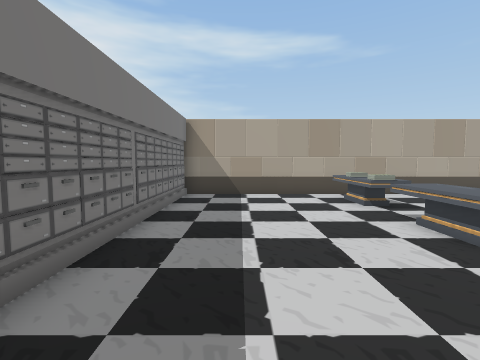
View 1 (above)

21 first-person views from a walk through a Unity game level. The camera is 1.3 m above the floor, tilts 4° down and sees 85° across. The floor is counted in squares, 1 m on a side. Each view is taken from the middle of a square. On the plan, view 1 faces up. The plan holds only what a view shows up to about 13 squares ahead; the rest is blank. The place goes on beyond the plan. Door leaves are left out, so doorways stand open. Some surface patterns are stand-ins.

View 2
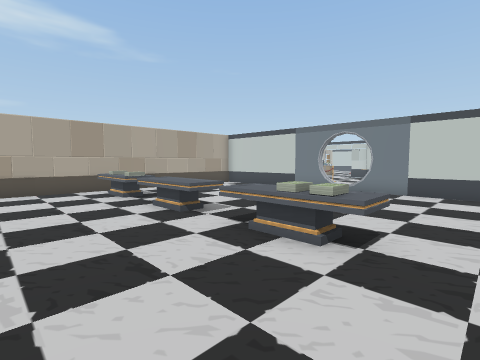

View 3
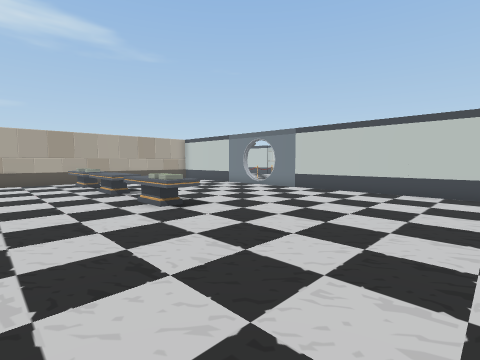

View 4
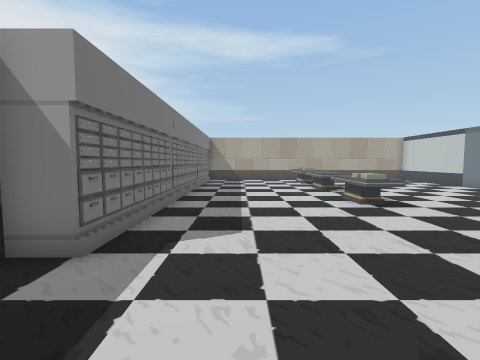

View 5
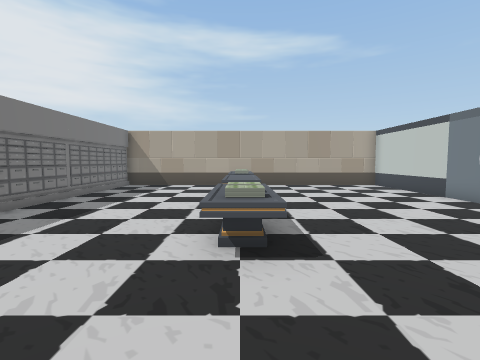

View 6
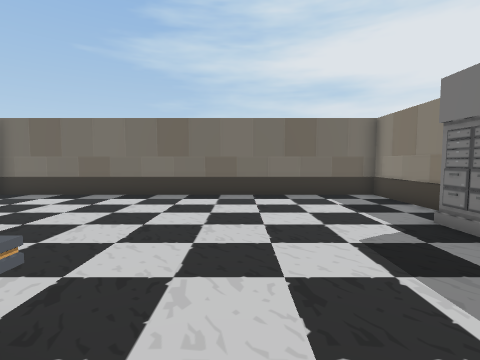

View 7
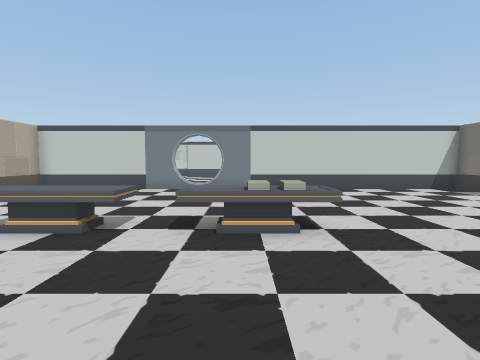

View 8
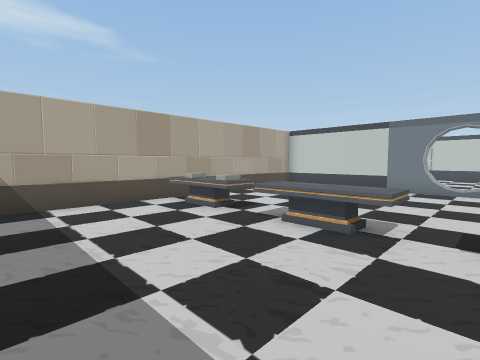

View 9
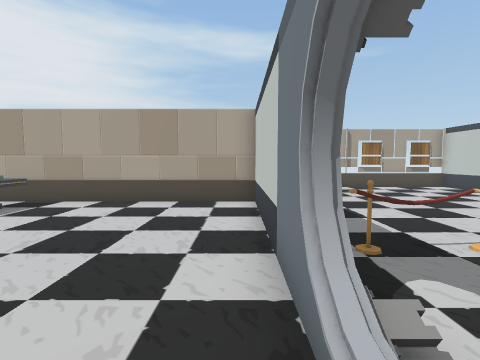

View 10
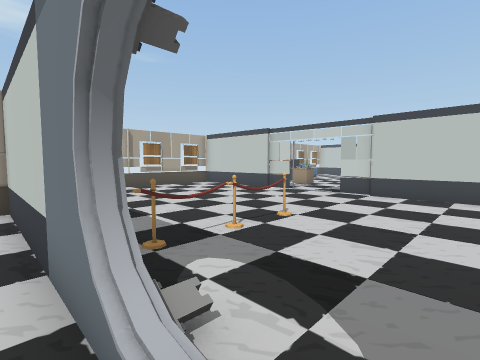

View 11
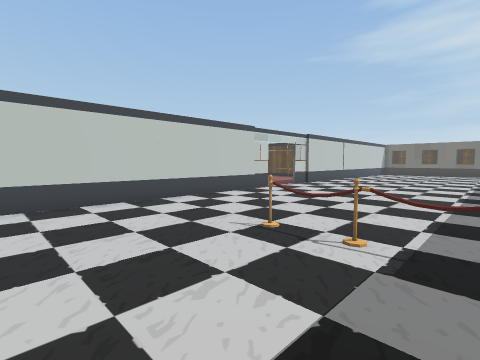

View 12
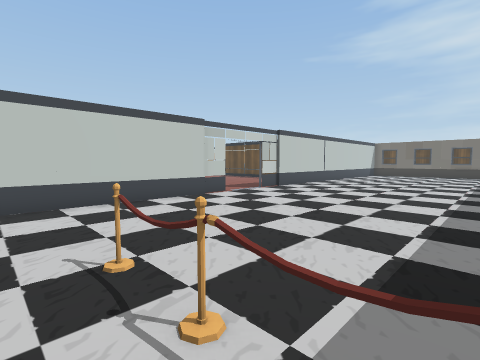

View 13
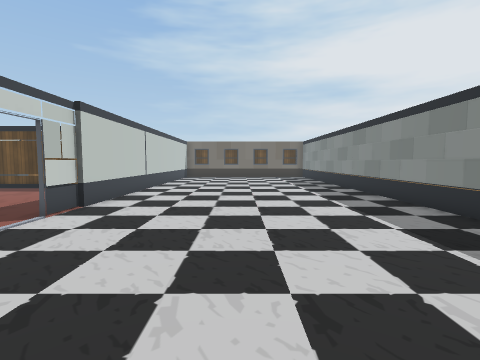

View 14
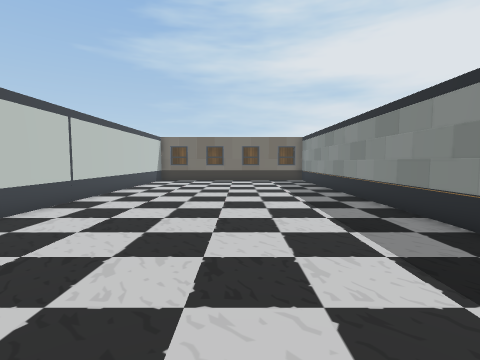

View 15
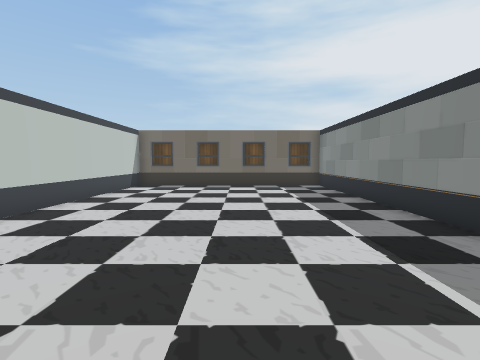

View 16
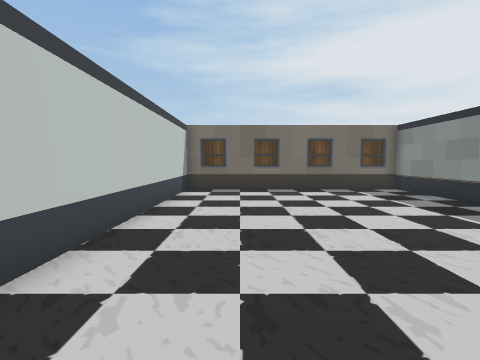

View 17
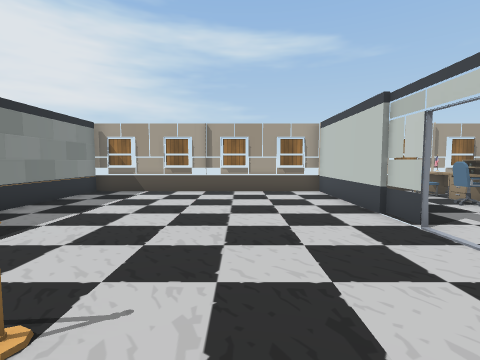

View 18
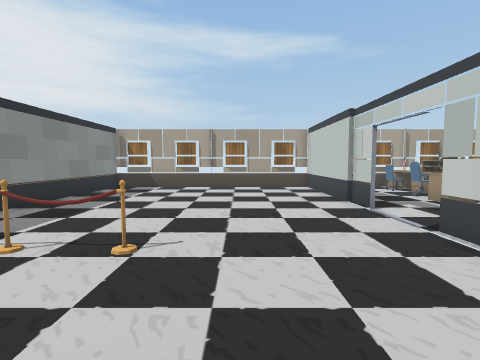

View 19
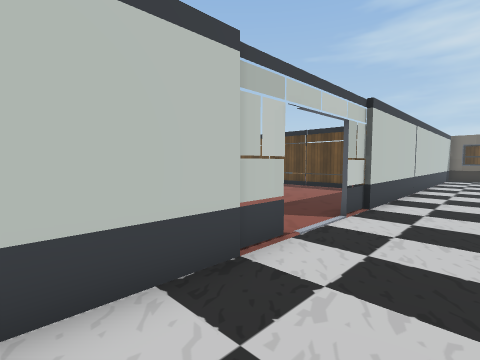

View 20
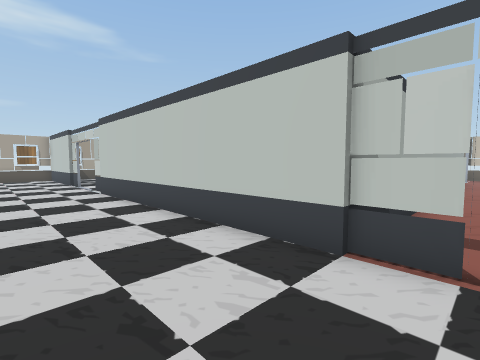

View 21
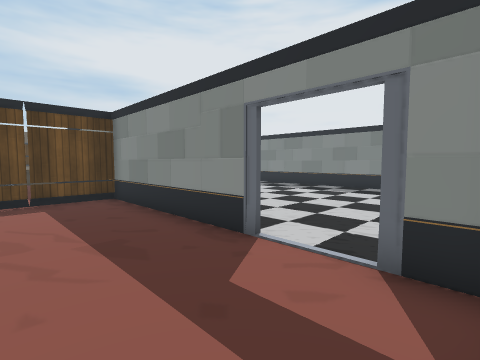

### Floor plan
Points are (right, up) in squares from view 1. A wall is a line through its corners. A room is listed if a view was taken in it or the views show most of it. See-through windows are left out.
Room 1 (views 1, 2, 3, 4, 5, 6, 7, 8, 9, 10)
walls: (11.5, 3.5) (11.5, 10.5) (-2.2, 10.5); (-3.4, -5.8) (-3.4, -9.3) (11.5, -9.3) (11.5, 2.4)
ways out: open door at (12, 3) to room 2
objects: other object (-3, -4) to (-2, 0); other object (-2, 1) to (-2, 5); other object (-2, 6) to (-2, 10); table (4, -1) to (4, 2); table (4, 3) to (4, 6); table (4, 7) to (4, 10)
Room 2 (views 11, 12, 13, 14, 15, 16, 17, 18, 19, 20)
walls: (21.5, -4.5) (21.5, 5.5); (21.7, -5.9) (21.7, -4.5); (11.7, -7.8) (11.7, -24.3) (21.5, -24.4) (21.5, -9.5); (21.7, -9.5) (21.7, -8.2); (21.7, 5.5) (21.7, 6.8); (21.7, 9.3) (21.7, 10.5); (21.5, 10.5) (21.5, 15.7) (11.7, 15.7) (11.7, 8.8)
ways out: open door at (12, 3) to room 1; open door at (21.6, -6.8) to room 3; open door at (21.6, 8.2)
objects: pole (13, 1) to (16, 1); pole (13, 6) to (16, 6)
Room 3 (view 21)
walls: (21.7, -7.9) (21.7, -14.5) (25.5, -14.5); (21.7, -5) (21.7, -6.1); (25.5, -4.5) (21.5, -4.5)
ways out: open door at (21.6, -6.8) to room 2

Where each view was taken, in squares from view 1:
view 1: 0 up, 0 right, facing up
view 2: 2 down, 0 right, facing up-right
view 3: 7 down, 0 right, facing up-right
view 4: 8 down, 0 right, facing up
view 5: 4 down, 4 right, facing up
view 6: 1 up, 2 right, facing down
view 7: 1 up, 1 left, facing right
view 8: 2 up, 1 left, facing up-right
view 9: 2 up, 11 right, facing up
view 10: 2 up, 11 right, facing up-right
view 11: 5 up, 13 right, facing down-right
view 12: 2 up, 13 right, facing down-right
view 13: 2 down, 17 right, facing down
view 14: 6 down, 16 right, facing down
view 15: 10 down, 16 right, facing down
view 16: 12 down, 19 right, facing down
view 17: 4 up, 18 right, facing up
view 18: 2 up, 18 right, facing up
view 19: 2 down, 19 right, facing down-right
view 20: 6 down, 18 right, facing up-right
view 21: 5 down, 25 right, facing down-left
